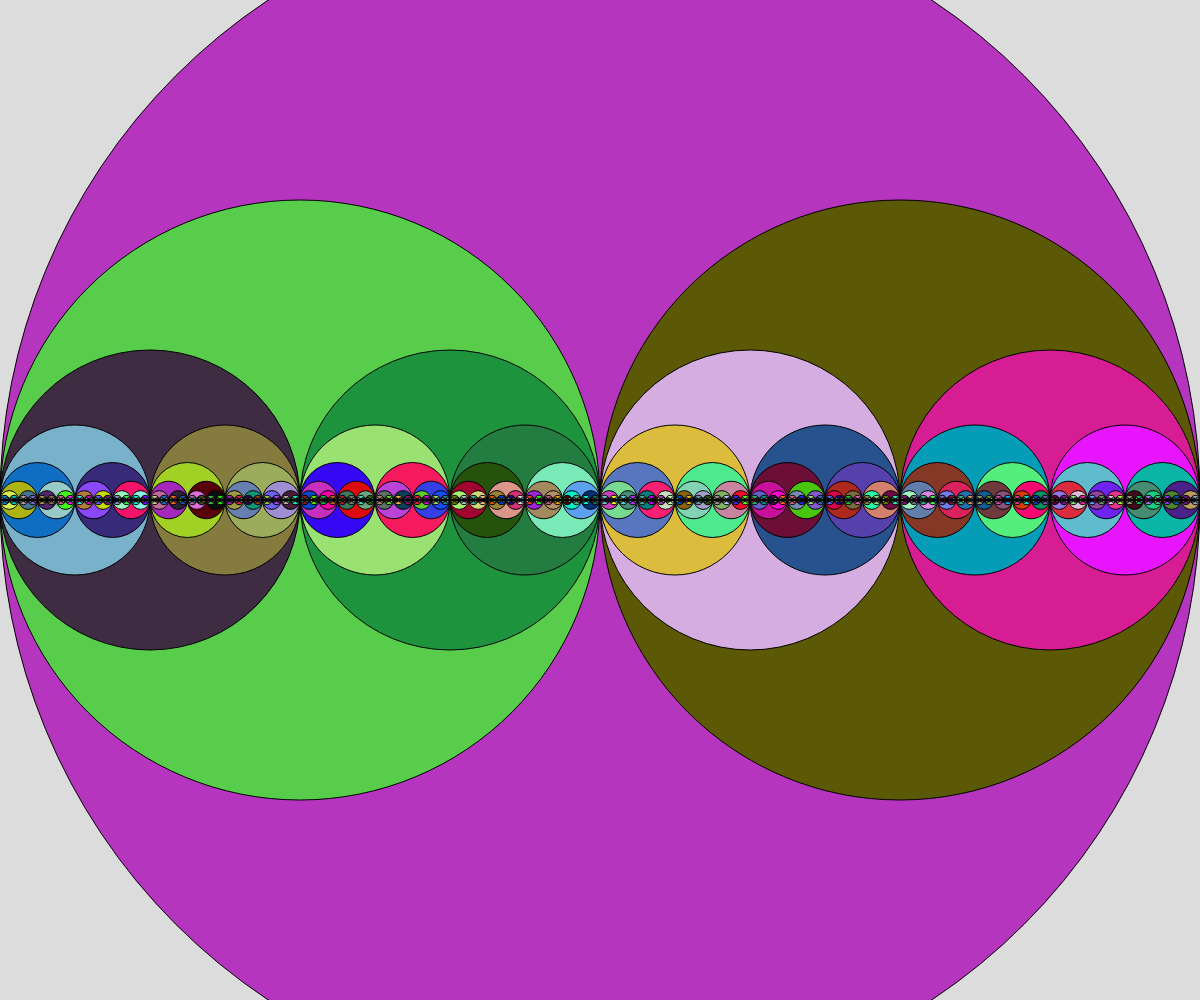
Frame 1 (no input)
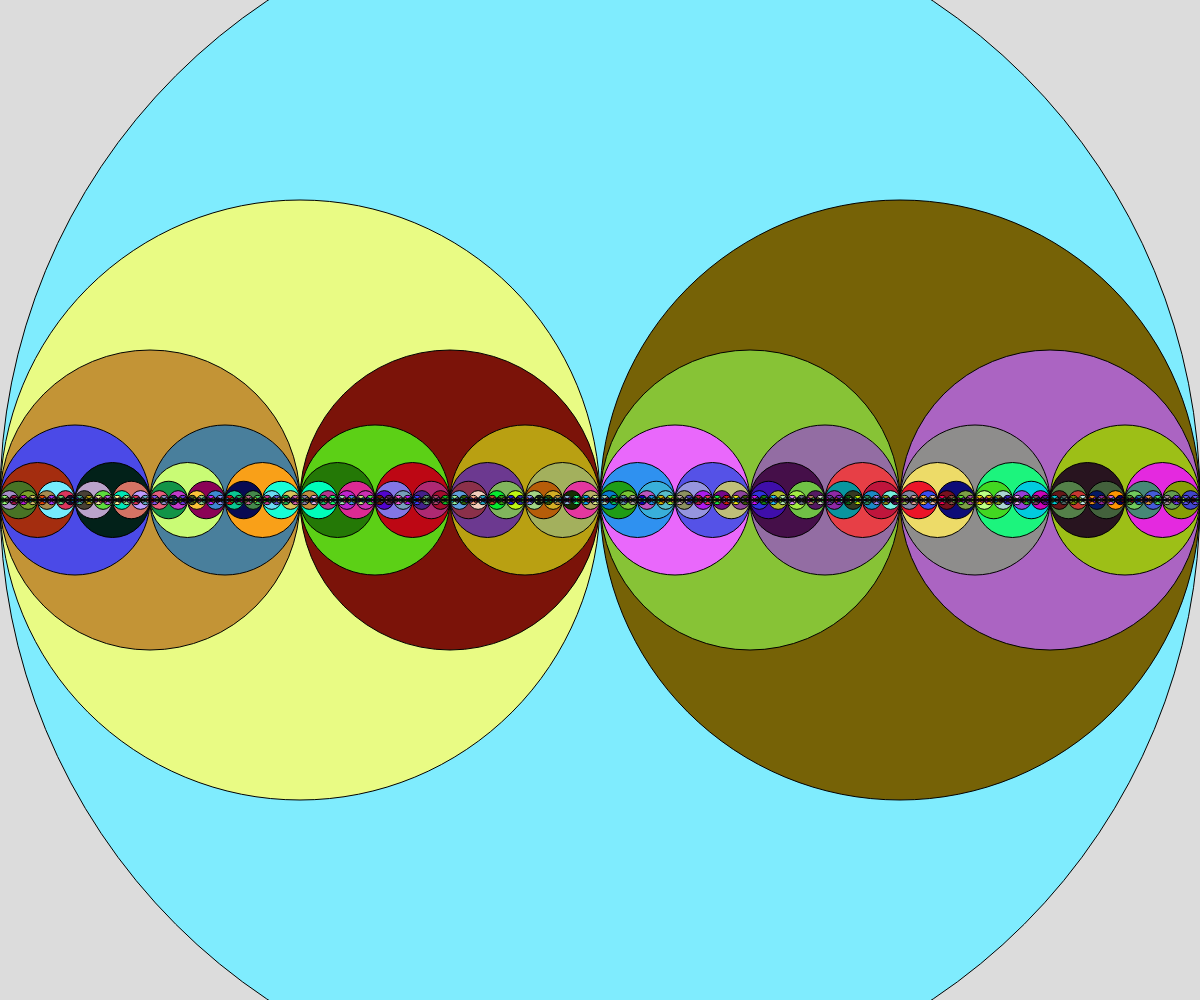
Frame 60 (no input)
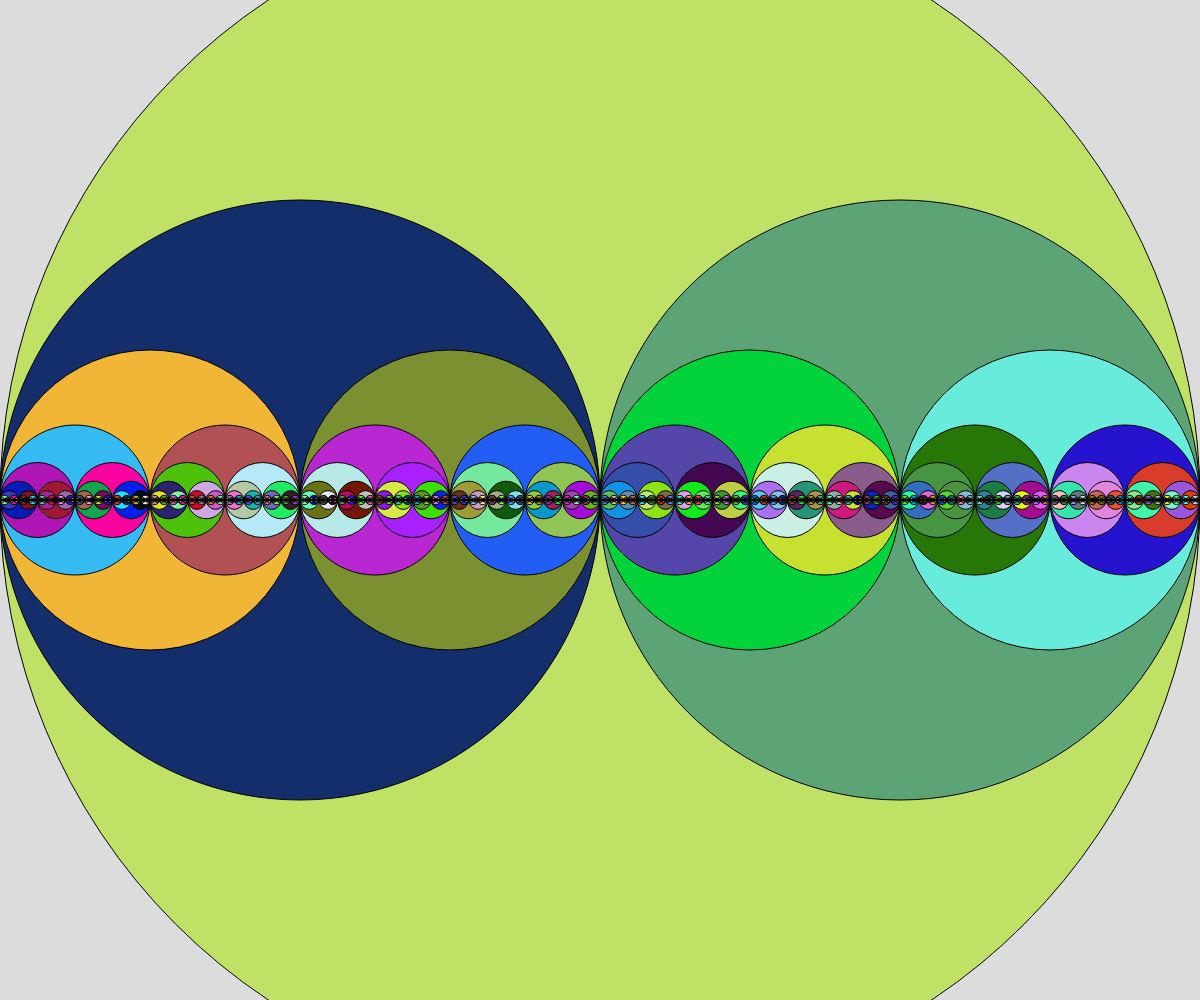
Frame 120 (the mouse pressed at the canvas centre since frame 60)

The p5.js sketch that drew these frames (run headless with seeded random() and noise() and a simulated clock; from frame 60 on, the mouse is pressed at the canvas centre):

// p5.js sketch
// ── sketch.js
// recursive circles demo

function setup() {
  createCanvas(windowWidth, windowHeight);
}

function draw() {
  background(220);
  drawCircle(width / 2, width / 2);
}

function drawCircle(x, r) {
  let rc = random(255);
  let gc = random(255);
  let bc = random(255);

  fill(rc, gc, bc);
  circle(x, height / 2, r * 2);
  if (r > 1) {
    drawCircle(x - r / 2, r / 2);
    drawCircle(x + r / 2, r / 2);
  }
}
